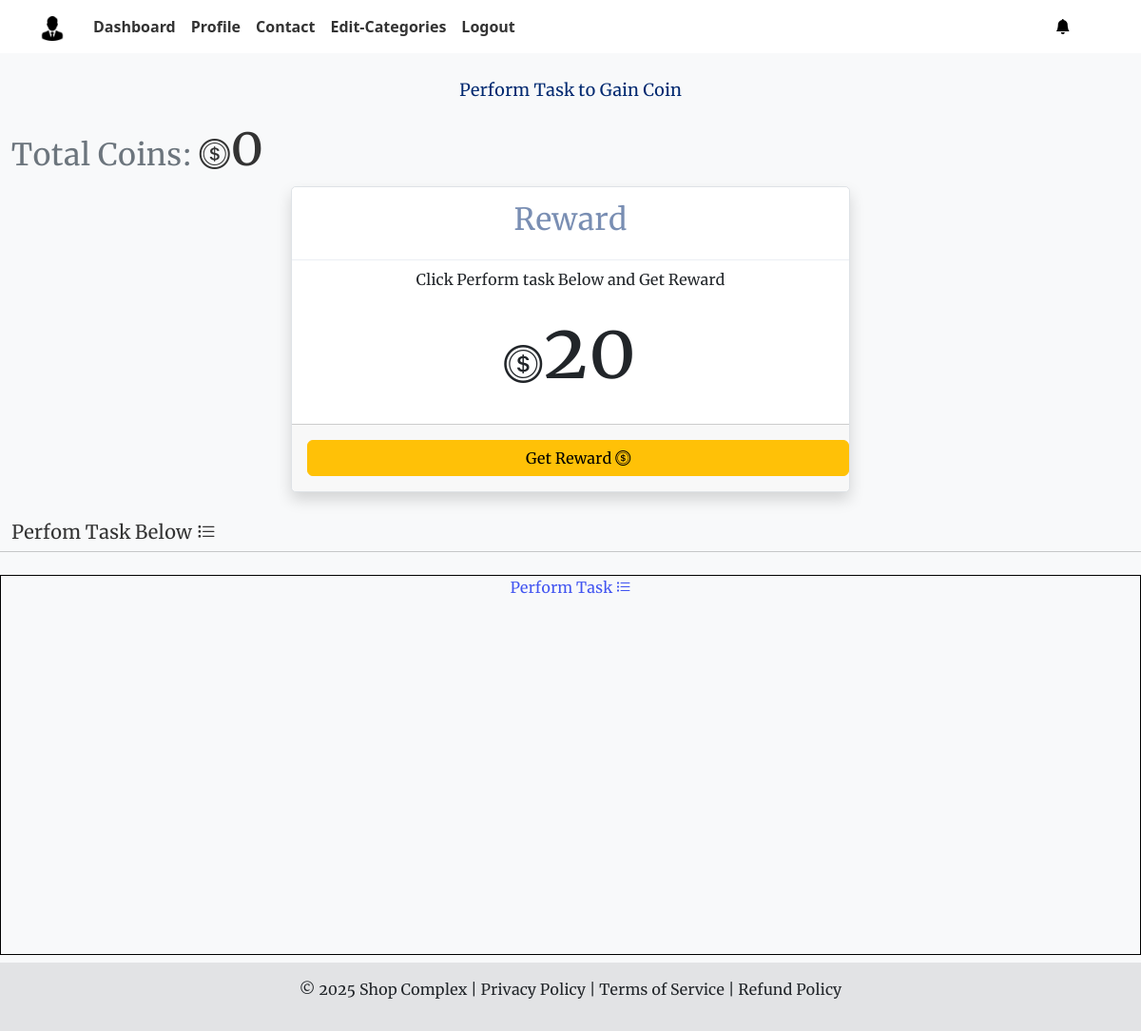
The page /coins/ (signed in) on the database its author committed.
### myapp/models.py (models this page shows, shortened)
class User(AbstractUser):
    profilepic = models.ImageField(upload_to= 'profilepic', null=True, blank=True, default="avatar.png")
    moredesc = models.TextField(null=True, blank=True)
    businessname = models.CharField(
        max_length=100, unique=True, null=True, blank=True)
    slug = models.SlugField(unique=True, null=True, blank=True)
    country = models.CharField(max_length=100, null=True, blank=True)
    state = models.CharField(max_length=100, null=True, blank=True)
    address = models.CharField(max_length=100, null=True, blank=True)
    phone = models.CharField(max_length=100, null=True, blank=True)
    email = models.EmailField(unique=True)
    meansofid = models.CharField(max_length=100, null=True, blank=True)
    idnumber = models.CharField(max_length=100, null=True, blank=True)
    idpic = models.ImageField(upload_to= 'id', null=True, blank=True)
    qrcode = models.ImageField(null=True, blank=True)
    logo = models.ImageField(null=True, blank=True, default="icon.png")
    currency = models.CharField(max_length=10, null=True, blank=True)
    coins = models.IntegerField(blank=True, null=True, default=0)
    whatsapp = models.CharField(max_length=200, null=True, blank=True)
    facebook = models.CharField(max_length=200, null=True, blank=True)
    instagram = models.CharField(max_length=200, null=True, blank=True)
    username = models.CharField(max_length=100, null=True, blank=True)
    password = models.CharField(max_length=128, null=True, blank=True)
    gender = models.CharField(max_length=100, null=True, blank=True)
    updated = models.DateTimeField(auto_now=True, null=True)
    created = models.DateTimeField(auto_now_add=True, null=True)
    subscribed = models.BooleanField(default=False, null=True, blank=True)
    passwordresetcode = models.CharField(max_length=200, null=True, blank=True)
    passwordresetphone = models.CharField(
        max_length=200, null=True, blank=True)
    securityquestion = models.CharField(max_length=200, null=True, blank=True)
    securityanswer = models.CharField(max_length=100, null=True, blank=True)
    date = models.DateTimeField(default=datetime.now())
    trial_start = models.DateTimeField(null=True, blank=True)
    trial_end = models.DateTimeField(null=True, blank=True)
    record = models.FileField(upload_to="records/", blank=True, null=True)
    USERNAME_FIELD = 'email'
    REQUIRED_FIELDS = ['username']

### myapp/views.py (the view, shortened to what this page needs)
# urls.py: path('coins/', views.coins, name='coins'),
@csrf_exempt
def coins(request):
    user = request.user
    context = {'user': user, }
    return render(request, 'myapp/coins.html', context)

### myapp/templates/myapp/coins.html (shortened to what this page needs)
{% load static %}
<!DOCTYPE html>
<html lang="en">
<head>
    <link rel="stylesheet" href="{% static 'assets/bootstrap-5.3.1-dist/css/bootstrap.min.css' %}">
    <link rel="stylesheet" href="https://cdnjs.cloudflare.com/ajax/libs/font-awesome/5.15.4/css/all.min.css"
>
    <link rel="stylesheet" href="{% static 'assets/bootstrap-icons/bootstrap-icons.css' %}">
    <link rel="stylesheet" href="{% static 'assets/style.css' %}">
</head>
<body class="bg-light">
    {% include 'navbar.html' %}
    <div class="container-fluid">
        <div class="row mt-2 justify-content-center align-items-center">
            <h1 class="display-3 text-center card-title">Perform Task to Gain Coin</h1>
            <h2><span class="text-secondary">Total Coins:</span> <i class="bi bi-coin"></i><span
                    class="display-4">{{user.coins}}</span></h2>
            <br>
            <center>
                <div class="col col-md-6 col-sm-12">
                    <div class="card border shadow">
                        <div class="card-header">
                            <h2>Reward</h2>
                        </div>
                        <div class="card-body text-center">
                            <p class="mt-2">Click Perform task Below and Get Reward</p>
                            <h1><i class="bi bi-coin"></i><span class="display-1">20</span></h1>
                        </div>
                        <div class="card-footer p-2">
                            <a href="{% url 'coins' %}" class="btn btn-warning m-2 w-100">Get Reward <i
                                    class="bi bi-coin"></i></a>
                        </div>
                    </div>
                </div>
            </center>
            <br>
            <h5> Perfom Task Below <i class="bi bi-list-task"></i></h5>
            <hr>
            <a href="#" target="_blank" class="m-2" onclick="gaincoins('20')"
                style="width: 100%; border: 1px solid black; height: 400px; text-align: center;">
                Perform Task <i class="bi bi-list-task"></i>
            </a>
        </div>
    </div>
    {% include 'footer.html' %}
</body>
</html>

### templates/navbar.html (shortened to what this page needs)
{% load static %}
<div id="navbar-container">
    <nav class="navbar navbar-expand-lg navbar-light custom-navbar"
        style="font-family: system-ui, -apple-system, BlinkMacSystemFont, 'Segoe UI', Roboto, Oxygen, Ubuntu, Cantarell, 'Open Sans', 'Helvetica Neue', sans-serif">
        <div class="container text-center">
            <div class="col-auto">
                {% if user.is_authenticated %}
                <a href="{% url 'portal' %}" class="navbar-brand text-white logo">
                    <img src="{{user.logo.url}}" alt="logo">
                </a>
                {% else %}
                <a href="{% url 'portal' %}" class="navbar-brand text-white">
                    <i class="bi bi-diamond"></i> Brand Name
                </a>
                {% endif %}
            </div>
            <div class="collapse navbar-collapse" id="navbarNav">
                <ul class="navbar-nav ml-auto">
                    <li class="nav-item">
                        <a class="nav-link" href="{% url 'portal' %}">Dashboard</a>
                    </li>
                    <li class="nav-item">
                        <a class="nav-link" href="{% url 'profile' %}">Profile</a>
                    </li>
                    <li class="nav-item">
                        <a class="nav-link" href="{% url 'contact' %}">Contact</a>
                    </li>
                    <li class="nav-item">
                        <a class="nav-link" href="{% url 'category' %}">Edit-Categories</a>
                    </li>
                    <li class="nav-item">
                        <a class="nav-link" href="{% url 'logout' %}">Logout</a>
                    </li>
                </ul>
            </div>
            <div class="col-auto">
                <div class="dropdown d-inline mx-3">
                    <a href="#" class="text-white dropdown-toggle text-decoration-none" id="notificationsDropdown"
                        role="button" data-bs-toggle="dropdown" aria-haspopup="true" aria-expanded="false">
                        <i class="bi bi-bell-fill text-black"></i>
                    </a>
                </div>
            </div>
        </div>
    </nav>
</div>

### static/assets/style.css (style rules this page uses)
:root { scroll-behavior: smooth; }
body { font-family: "Merriweather"; background: #F5F5F5; color: #333333; }
a { color: #4154f1; text-decoration: none; }
.custom-navbar { background-color: #ffffff; }
.navbar-nav .nav-link { color: #343a40; font-weight: bold; }
a { text-decoration: none; }
.card { margin-bottom: 30px; border: none; border-radius: 5px; box-shadow: 0px 0 30px rgba(166, 184, 12, 0.1); }
.card-header { border-color: #ebeef4; background-color: #fff; color: #798eb3; padding: 15px; }
.card-body { padding: 0 20px 20px 20px; }
.nav-item .nav-link { color: #333333; }
.card-title { padding: 20px 0 15px 0; font-size: 18px; font-weight: 500; color: #012970; }
.logo img { max-height: 26px; margin-right: 6px; }

### rows shown on the page
User: logo (picture), coins "0"
